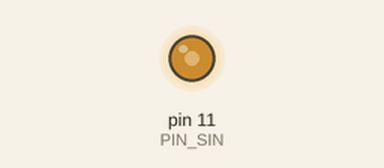
Bench run of a sketch on a simulated Arduino Uno, built with avr-gcc and run on an emulated ATmega328P. Shown: output pins drawn as LEDs (lit = HIGH).

Above: at 4.01 s.
Timing chart, 0 to 40.0 s (numbered marks = the images above):
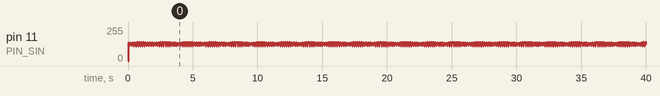

The sketch:

PWM-Analogsignal.ino
```cpp
/**
 * PWM-Analogsignal
 * ================
 *
 * Versuchsprogramm zur Generierung eines Analogsignals auf den PWM-Pins des
 * Arduino Uno mit der Funktion analogWrite(). Leider besitzt der Arudino Uno
 * (bzw. der darauf verbaute Atmega328P) keine echten Analogausgänge (DAC),
 * obwohl Analogeingänge (ADC) vorhanden sind. analogWrite() steuert auf den
 * unterstützten Pins daher stattdessen die Pulsweite eines PWM-Signals, was
 * für viele Anwendungsfälle (LED dimmen, Motorgeschwindigkeit regeln, ...)
 * denselben Effekt hat. Es ist aber eben kein echtes Analogsignal, da bei
 * PWM ja durch schnelles Ein- und Ausschalten nur die zeitlich gemittelte
 * Spannung reduziert wird.
 *
 * Dieser Sketch versucht mit einem kleinen Hardwareaufbau dennoch ein
 * Analogsignal zu generieren. Denn ein PWM-Signal mit sehr hoher Frequenz
 * (ca. 10x so hoch wie die analoge Zielfrequenz) kann durch einen einfachen
 * Tiefpassfilter "integriert" und somit in die gewünschte Analogschwingung
 * umgewandelt werden. Auf dem Raspberry Pi wird somit das am Kopfhörerausgang
 * anliegende Audiosignal erzeugt, obwohl der Pi gar keine Analogwandler besitzt.
 *
 * Grundsätzlich funktioniert dasselbe Prinzip auch mit den PWM-Pins des
 * Arduino Uno. Jedoch ist die erzielbare Auflösung sehr beschränkt, da zum
 * einen die PWM-Frequenz mit ca. 500 Hz sehr gering ist und die Pulsweite
 * (die anhand der gewünschten Schwingungsform moduliert werden muss) nur
 * in 255 Stufen variiert werden kann. Dies entspricht einem 8-Bit digitalen
 * Analogsignal mit sehr geringer Sample Rate. Wie der Sketch daher zeigt
 * (zumindest wenn man mit den Parametern spielt und sich das Ergebnis auf
 * einem Oszilloskop anschaut), wäre der Anschluss eines seriell angebundenen
 * DA-Wandlers daher eine deutlich bessere Lösung. :-)
 *
 * Technische Randnotiz: Die Klasse Oscilator in der Datei lib/Oscilator.h
 * zeigt, wie ein einfacher Wavetable-Oszilator zur Generierung unterschiedlicher
 * Schwingungsformen selbst implementiert werden kann.
 *
 * Hardwareaufbau
 * --------------
 *
 * Zur Umwandlung der PWM-Signale in Analogsignale kann ein einfacher RC-Filter
 * aufgebaut werden. [3] beinhaltet einen Online-Rechner hierfür. Beispielsweise
 * kann mit einem Widerstand von 10 Ohm und einem Kondensator von 220 µF ein
 * Filter mit 33 Hz Trennfrequenz wie folgt aufgebaut werden:
 *
 *   [Adruino-Pin]-----[Widerstand 10 Ohm]--.---Analogsignal
 *                                          |
 *                                  [Kondensator 220 µF]
 *                                          |
 *                                        (GND)
 *
 * Die Filterfrequenz erscheint zunächst sehr gering, verglichen mit der erzeugten
 * 100 Hz Schwingungsform. Allerdings handelt es sich bei dem realisierten Filter
 * um einen Filter 1. Ordnung, der alle Frequenzanteil oberhalb der Trennfrequenz
 * mit 3dB je Oktave absenkt. Dies entspricht der halben Signalstärke (6 dB) je
 * Vierfachem (zwei Oktaven) der Trennfrequenz, wodurch die gewünschten 100 Hz auf
 * dem Oszilloskop mit geringerer Spannung angezeigt werden, aber eben nicht komplett
 * herausgefiltert werden. Im praktischen Versuchsaufbau zeigten sich diese Werte
 * als geeignet, um das Prinzip PWM-Signal-zu-Analog zu veranschaulichen.
 *
 * Um die Signale mit einem Oszilloskop zu betrachten, empfehlen sich folgende
 * Einstellungen am Oszilloskop. Der [AUTO]-Knopf sollte in vielen Fällen passende,
 * ähnliche Werte finden:
 *
 *  - Sec/Div (Zeitauflösung entlang X-Achse): 800µs - 8.00ms
 *  - Horiz (Verschiebung auf der X-Achse): 0.000s
 *  - Volts/Div (Wertauflösung entlang Y-Achse): 2V
 *  - Persistence (Nachleuchten des Signals): Auto
 *
 * Manche Oszilloskope können die Signale auch zeitlich mitteln (Acquire Mode -> Average).
 * Bei 64 Samples lässt sich somit schön der Mittelwert des PWM-Signals zeigen, der
 * fast wie das durch den Filter erzeugte Analogsignal aussieht (da die mathematische
 * Mittelwertbildung tatsächlich einem Tiefpassfilter entspricht).
 *
 * Auf dem Oszilloskop sieht man allerdings auch die Einschränkungen der Funktion
 * analogWrite() mit PWM auf dem Arduino. Das Signale ist extrem verzerrt und
 * verrauscht. Auf einem Kopfhörer ausgegeben ist das auf Masse anliegende Eigenrauschen
 * des Arduino (bemerkbar durch Zierpen und Piepsen) lauter als das eigentliche
 * Zielsignal. Zum Vergleich kann unten das #define SERIAL_OUTPUT einkommentiert
 * werden, um die theoretische Schwingungsform im Serial Plotter der Arudino IDE zu sehen.
 *
 * Relevante Dokumentation
 * -----------------------
 *
 * [1] https://www.arduino.cc/reference/en/language/functions/analog-io/analogwrite/
 * [2] https://www.arduino.cc/reference/en/language/variables/utilities/progmem/
 * [3] http://www.learningaboutelectronics.com/Articles/Low-pass-filter-calculator.php
 */
#include "Oscilator.h"

// #define SERIAL_OUTPUT

const int PIN_SIN = 11;
Oscilator oscilator;

/**
 * Initialisierung der Hardware nach dem Einschalten
 */
void setup() {
  pinMode(PIN_SIN, OUTPUT);

  #ifdef SERIAL_OUTPUT
  Serial.begin(9600);
  #endif
}

/**
 * Unendlich oft ausgeführte Hauptprogrammlogik
 */
void loop() {
  int sin_value = oscilator.sin(50);
  analogWrite(PIN_SIN, sin_value);

  #ifdef SERIAL_OUTPUT
  Serial.println(sin_value);
  #endif
}
```

Oscilator.h
```cpp
/**
 * Vorberechnete Sinus-Tabelle mit 256 Werten von 0 bis 2*pi, skaliert auf Integer
 * im Zahlenbereich 0 bis 255. Generiert in LibreOffice-Calc mit folgender Funktion:
 *
 * ROUND(((SIN((2 * $I$1 * A1) / $I$2) +1) / 2) * $I$3; 0)
 *
 *  - Spalte A enthält hierfür die Indizies von 0 bis 255.
 *  - Feld I1 die Formal ACOS(-1) zur Berechnung von Pi.
 *  - Feld I2 die Anzal der Tabelleneinträge: 64
 *  - Feöd I3 den gewünschten Maximalwert: 255
 *  - Spalte B die obige Formel zur Berechnung der Werte.
 */
const PROGMEM int SINE_TABLE[] = {
  128, 140, 152, 165, 176, 188, 198, 208, 218, 226, 234, 240, 245, 250, 253, 254,
  255, 254, 253, 250, 245, 240, 234, 226, 218, 208, 198, 188, 176, 165, 152, 140,
  128, 115, 103,  90,  79,  67,  57,  47,  37,  29,  21,  15,  10,   5,   2,   1,
    0,   1,   2,   5,  10,  15,  21,  29,  37,  47,  57,  67,  79,  90, 103, 115,
};

/**
 * Klasse zur Berechnung typischer Analogsignale, die mit analogWrite() auf einem
 * Pin ausgegeben werden können. Entsprechend der Einschränkungen des Arduinos
 * werden die Werte als vorzeichenlose 8-Bit Ganzzahlen berechnet, was zwar keine
 * sehr hohe Auflösung garantiert, für diesen Versuch aber ausreicht.
 *
 * Zur Berechnung einer Schwingungsform muss ein Objekt dieser Klasse erzeugt und
 * dann regelmäßig eine der enthaltenen Funktionen aufgerufen werden. Die Funktion
 * erwartet als Parameter die Frequenz in Herz (Zyklen je Sekunde). Anhand der
 * vergangenen Zeit seit dem letzten Aufruf wird dann der nächste Wert berechnet.
 *
 * Wenn mehrere Signaltypen mit derselben Frequenz benötigt wird, kann hierfür eine
 * einzige Objektinstanz verwendet werden. Sollen die Signale jedoch unterschiedliche
 * Frequenzen besitzen, muss jeweils ein eigenes Objekt erzeugt werden.
 */
class Oscilator {
  public:
    /**
     * Phasor: Steigt in einem Durchlauf linear von 0 bis 255 auf und beginnt dann beim
     * nächsten Durchlauf wieder bei 0.
     */
    int phasor(float frequency) {
      this->update_phase(frequency);
      return this->_phase;
    }

    /**
     * Rechteckwelle, die periodisch zwischen 0 und 255 wechselt. Standardmäßig wird eine
     * Pulsbreite von 50% angeneommen, so dass das Signal im ersten Halbzyklus an und im
     * zweiten Halbzyklus aus ist. Die Pulsbreite kann aber auch von 0 bis 255 variiert werden.
     */
    int pwm(float frequency, int width=127) {
      this->update_phase(frequency);
      return this->_phase <= width ? MAX_VALUE : 0;
    }

    /**
     * Sägezahnwelle: Steigt erst linear von 0 bis 255 auf und dann wieder zu 0 hinab.
     * Standardmäßig liegt der Scheitelpunkt genau in der Mitte eines Zyklus, so das Auf-
     * und Abstieg gleichlang sind. Der Wert kann aber auch von 0 bis 255 varriert werden.
     */
    int saw(float frequency, int width=127) {
      this->update_phase(frequency);

      if (this->_phase <= width) {
        int ramp_up = width;
        return (MAX_VALUE / ramp_up) * this->_phase;
      } else {
        int ramp_down = 255 - width;
        return (MAX_VALUE / ramp_down) * (this->_phase - width);
      }
    }

    /**
     * Sinuswelle mit Hilfe der obenstehenden Lookup Table.
     */
    int sin(float frequency) {
      this->update_phase(frequency);
      return pgm_read_byte_near(SINE_TABLE + this->_phase);
    }

  private:
    const int TABLE_SIZE = 64;
    const int MAX_VALUE = 255;

    int _phase = 0;
    unsigned long _micros = micros();

    /**
     * Hilfsmethode zur Aktualisierung der obigen Variablen _phase und _micros. Zählt _phase
     * entsprechend der übergebenen Frequenz von 0 bis 255 hoch und fängt dann wieder von
     * Vorne an. Hierfür wird intern die micros()-Funktion von Arduino genutzt, um die Zeit
     * seit dem letzten Aufruf zu ermitteln. Je nach Arduino-Modell beträgt die Genauigkeit
     * daher 4 oder 8 Microsekunden.
     */
    void update_phase(float frequency) {
      float wait_time = (1000000 / frequency) / TABLE_SIZE;
      unsigned long micros1 = this->_micros;
      unsigned long micros2 = micros();

      if ((micros2 < micros1) || (micros2 - micros1 >= wait_time)) {
        this->_phase++;
        if (this->_phase >= TABLE_SIZE) this->_phase = 0;

        this->_micros = micros2;
      }
    }
};
```
